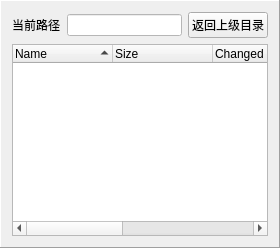
                    <widget class="QFrame" name="frame_job_submit_filebrowser">
                     <property name="sizePolicy">
                      <sizepolicy hsizetype="Fixed" vsizetype="Preferred">
                       <horstretch>0</horstretch>
                       <verstretch>0</verstretch>
                      </sizepolicy>
                     </property>
                     <property name="frameShape">
                      <enum>QFrame::Panel</enum>
                     </property>
                     <property name="frameShadow">
                      <enum>QFrame::Raised</enum>
                     </property>
                     <property name="lineWidth">
                      <number>1</number>
                     </property>
                     <layout class="QVBoxLayout" name="verticalLayout_49">
                      <item>
                       <layout class="QHBoxLayout" name="horizontalLayout_8">
                        <item>
                         <widget class="QLabel" name="label_jobSub_fileTree">
                          <property name="text">
                           <string>当前路径</string>
                          </property>
                         </widget>
                        </item>
                        <item>
                         <widget class="QLineEdit" name="lineEdit_job_sub_pathinput">
                          <property name="styleSheet">
                           <string notr="true">background-color: rgb(255, 255, 255);</string>
                          </property>
                         </widget>
                        </item>
                        <item>
                         <widget class="QPushButton" name="pushButton_cdToParentDir_a">
                          <property name="text">
                           <string>返回上级目录</string>
                          </property>
                         </widget>
                        </item>
                       </layout>
                      </item>
                      <item>
                       <widget class="QTreeWidget" name="treeWidget_jobsubmitfile">
                        <property name="contextMenuPolicy">
                         <enum>Qt::CustomContextMenu</enum>
                        </property>
                        <property name="styleSheet">
                         <string notr="true"/>
                        </property>
                        <property name="sortingEnabled">
                         <bool>true</bool>
                        </property>
                        <column>
                         <property name="text">
                          <string>Name</string>
                         </property>
                        </column>
                        <column>
                         <property name="text">
                          <string>Size</string>
                         </property>
                        </column>
                        <column>
                         <property name="text">
                          <string>Changed</string>
                         </property>
                        </column>
                        <column>
                         <property name="text">
                          <string>Owner</string>
                         </property>
                        </column>
                        <column>
                         <property name="text">
                          <string>Group</string>
                         </property>
                        </column>
                        <column>
                         <property name="text">
                          <string>Permissions</string>
                         </property>
                        </column>
                       </widget>
                      </item>
                     </layout>
                    </widget>
